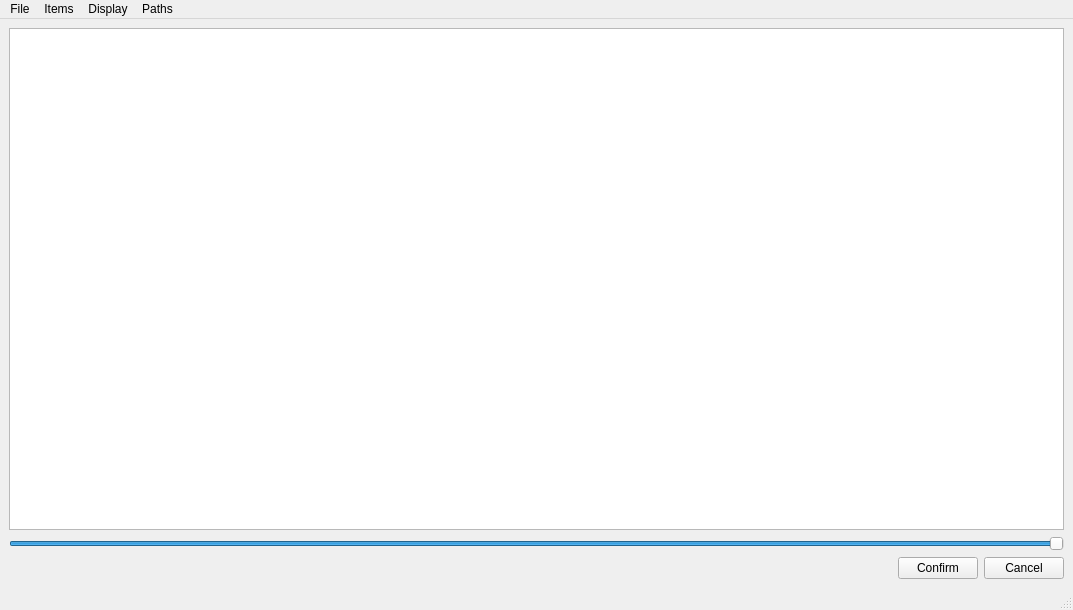
<?xml version="1.0" encoding="UTF-8"?>
<ui version="4.0">
 <class>MainWindow</class>
 <widget class="QMainWindow" name="MainWindow">
  <property name="geometry">
   <rect>
    <x>0</x>
    <y>0</y>
    <width>1073</width>
    <height>610</height>
   </rect>
  </property>
  <property name="windowTitle">
   <string>MainWindow</string>
  </property>
  <widget class="QWidget" name="centralwidget">
   <layout class="QVBoxLayout" name="verticalLayout">
    <item>
     <widget class="QGraphicsView" name="graphicsView">
      <property name="dragMode">
       <enum>QGraphicsView::ScrollHandDrag</enum>
      </property>
     </widget>
    </item>
    <item>
     <layout class="QHBoxLayout" name="horizontalLayout_2">
      <property name="bottomMargin">
       <number>0</number>
      </property>
      <item>
       <widget class="QSlider" name="horizontalSlider">
        <property name="minimum">
         <number>30</number>
        </property>
        <property name="maximum">
         <number>100</number>
        </property>
        <property name="singleStep">
         <number>1</number>
        </property>
        <property name="sliderPosition">
         <number>100</number>
        </property>
        <property name="orientation">
         <enum>Qt::Horizontal</enum>
        </property>
       </widget>
      </item>
     </layout>
    </item>
    <item>
     <layout class="QHBoxLayout" name="horizontalLayout">
      <property name="bottomMargin">
       <number>0</number>
      </property>
      <item>
       <spacer name="horizontalSpacer">
        <property name="orientation">
         <enum>Qt::Horizontal</enum>
        </property>
        <property name="sizeHint" stdset="0">
         <size>
          <width>40</width>
          <height>20</height>
         </size>
        </property>
       </spacer>
      </item>
      <item>
       <widget class="QPushButton" name="pushButton">
        <property name="text">
         <string>Confirm</string>
        </property>
       </widget>
      </item>
      <item>
       <widget class="QPushButton" name="pushButton_2">
        <property name="text">
         <string>Cancel</string>
        </property>
       </widget>
      </item>
     </layout>
    </item>
   </layout>
  </widget>
  <widget class="QMenuBar" name="menubar">
   <property name="geometry">
    <rect>
     <x>0</x>
     <y>0</y>
     <width>1073</width>
     <height>21</height>
    </rect>
   </property>
   <widget class="QMenu" name="menuFile">
    <property name="title">
     <string>File</string>
    </property>
    <addaction name="actionLoad_Canvas"/>
    <addaction name="actionNew_Canvas"/>
    <addaction name="actionSave_Map_Data"/>
    <addaction name="actionExport_Screenshot"/>
    <addaction name="actionExport_Selection"/>
    <addaction name="actionSave_Exit"/>
    <addaction name="actionFull_Save"/>
   </widget>
   <widget class="QMenu" name="menuItems">
    <property name="title">
     <string>Items</string>
    </property>
    <addaction name="actionDuplicate_Item"/>
    <addaction name="actionEdit_Item"/>
    <addaction name="actionAdd_Item"/>
    <addaction name="actionClear_Selected"/>
    <addaction name="actionDelete_Selected"/>
    <addaction name="actionLink_Selected"/>
    <addaction name="actionDelink_Selected"/>
    <addaction name="actionClear_Links"/>
   </widget>
   <widget class="QMenu" name="menuDisplay">
    <property name="title">
     <string>Display</string>
    </property>
    <addaction name="actionFilter_Settings"/>
    <addaction name="actionLock_Current_Coords"/>
    <addaction name="actionSwap_Canvas"/>
    <addaction name="actionToggle_Arrows"/>
    <addaction name="actionCalendar_View"/>
    <addaction name="actionToggle_Priority_Scales"/>
   </widget>
   <widget class="QMenu" name="menuPaths">
    <property name="title">
     <string>Paths</string>
    </property>
    <addaction name="actionImport_Path"/>
    <addaction name="actionExport_Paths"/>
    <addaction name="actionSave_Paths"/>
    <addaction name="actionNew_Path"/>
    <addaction name="actionPath_Settings"/>
    <addaction name="actionEdit_Current_Path"/>
   </widget>
   <addaction name="menuFile"/>
   <addaction name="menuItems"/>
   <addaction name="menuDisplay"/>
   <addaction name="menuPaths"/>
  </widget>
  <widget class="QStatusBar" name="statusbar"/>
  <action name="actionLoad_Canvas">
   <property name="text">
    <string>Load Map</string>
   </property>
   <property name="shortcut">
    <string>Ctrl+O</string>
   </property>
  </action>
  <action name="actionNew_Canvas">
   <property name="text">
    <string>New Canvas</string>
   </property>
   <property name="shortcut">
    <string>Ctrl+N</string>
   </property>
  </action>
  <action name="actionDuplicate_Item">
   <property name="text">
    <string>Duplicate Item</string>
   </property>
   <property name="shortcut">
    <string>Ctrl+C</string>
   </property>
  </action>
  <action name="actionEdit_Item">
   <property name="text">
    <string>Edit Item</string>
   </property>
   <property name="shortcut">
    <string>E</string>
   </property>
  </action>
  <action name="actionAdd_Item">
   <property name="text">
    <string>Add Item</string>
   </property>
   <property name="shortcut">
    <string>Ctrl+A</string>
   </property>
  </action>
  <action name="actionFilter_Settings">
   <property name="text">
    <string>Filter Settings</string>
   </property>
   <property name="shortcut">
    <string>Ctrl+F</string>
   </property>
  </action>
  <action name="actionSave_Map_Data">
   <property name="text">
    <string>Save Map Data</string>
   </property>
   <property name="shortcut">
    <string>Ctrl+S</string>
   </property>
  </action>
  <action name="actionExport_Screenshot">
   <property name="text">
    <string>Export Screenshot</string>
   </property>
  </action>
  <action name="actionExport_Selection">
   <property name="text">
    <string>Export Selection</string>
   </property>
  </action>
  <action name="actionLock_Current_Coords">
   <property name="text">
    <string>Lock Coordinates</string>
   </property>
   <property name="shortcut">
    <string>U</string>
   </property>
  </action>
  <action name="actionSwap_Canvas">
   <property name="text">
    <string>Swap Canvas</string>
   </property>
  </action>
  <action name="actionClear_Selected">
   <property name="text">
    <string>Clear Selected</string>
   </property>
   <property name="shortcut">
    <string>Esc</string>
   </property>
  </action>
  <action name="actionDelete_Selected">
   <property name="text">
    <string>Delete Selected</string>
   </property>
   <property name="shortcut">
    <string>Ctrl+X</string>
   </property>
  </action>
  <action name="actionLink_Selected">
   <property name="text">
    <string>Link Selected</string>
   </property>
   <property name="shortcut">
    <string>L</string>
   </property>
  </action>
  <action name="actionToggle_Arrows">
   <property name="text">
    <string>Toggle Arrows</string>
   </property>
   <property name="shortcut">
    <string>T</string>
   </property>
  </action>
  <action name="actionDelink_Selected">
   <property name="text">
    <string>Delink Selected</string>
   </property>
   <property name="shortcut">
    <string>Ctrl+L</string>
   </property>
  </action>
  <action name="actionSave_Exit">
   <property name="text">
    <string>Save Exit</string>
   </property>
   <property name="shortcut">
    <string>Ctrl+W</string>
   </property>
  </action>
  <action name="actionFull_Save">
   <property name="text">
    <string>Full Save</string>
   </property>
   <property name="shortcut">
    <string>Ctrl+Shift+S</string>
   </property>
  </action>
  <action name="actionClear_Links">
   <property name="text">
    <string>Clear Links</string>
   </property>
   <property name="shortcut">
    <string>Ctrl+Shift+L</string>
   </property>
  </action>
  <action name="actionImport_Path">
   <property name="text">
    <string>Import Paths</string>
   </property>
  </action>
  <action name="actionSave_Paths">
   <property name="text">
    <string>Save Paths</string>
   </property>
   <property name="shortcut">
    <string>Ctrl+P</string>
   </property>
  </action>
  <action name="actionPath_Settings">
   <property name="text">
    <string>Path Settings</string>
   </property>
   <property name="shortcut">
    <string>Ctrl+T</string>
   </property>
  </action>
  <action name="actionEdit_Current_Path">
   <property name="text">
    <string>Edit Current Path</string>
   </property>
   <property name="shortcut">
    <string>P</string>
   </property>
  </action>
  <action name="actionNew_Path">
   <property name="text">
    <string>New Path</string>
   </property>
   <property name="shortcut">
    <string>Ctrl+Shift+P</string>
   </property>
  </action>
  <action name="actionExport_Paths">
   <property name="text">
    <string>Export Paths</string>
   </property>
  </action>
  <action name="actionCalendar_View">
   <property name="text">
    <string>Calendar View</string>
   </property>
   <property name="shortcut">
    <string>Ctrl+Shift+C</string>
   </property>
  </action>
  <action name="actionToggle_Priority_Scales">
   <property name="checkable">
    <bool>true</bool>
   </property>
   <property name="text">
    <string>Toggle Priority Scales</string>
   </property>
  </action>
 </widget>
 <resources/>
 <connections/>
</ui>
